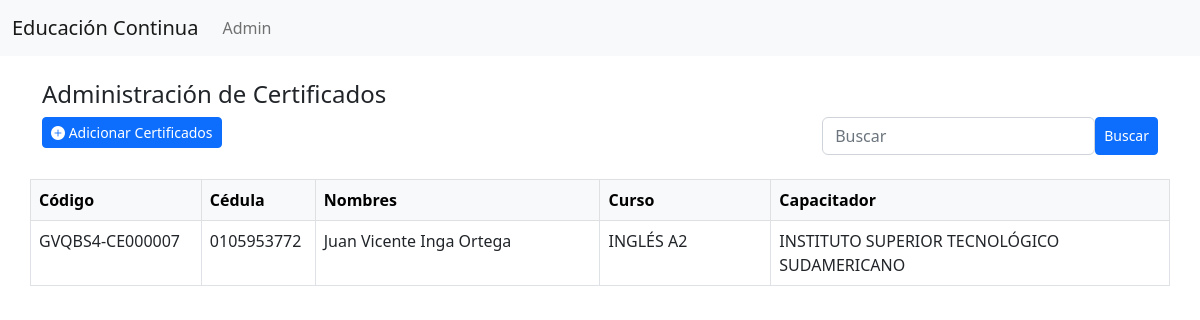
The app's page /certificados/ (signed in) with its own data.
### applications/certificados/models.py (models this page shows, shortened)
class Certificado(ModeloBase):
    cedula = models.CharField(max_length=10)
    nombres = models.CharField(max_length=100)
    email = models.EmailField(max_length=100)
    rol = models.ForeignKey(Rol, on_delete=models.CASCADE)
    curso = models.ForeignKey(Curso, on_delete=models.CASCADE)
    fecha = models.DateField(auto_now_add=True)
    capacitador = models.ForeignKey(Capacitador, on_delete=models.CASCADE)
    codigo = models.CharField(max_length=50, unique=True)
    area = models.CharField(max_length=50, null=True, blank=True)
    objetivo = models.CharField(max_length=50, null=True, blank=True)
    contenido = models.CharField(max_length=50, null=True, blank=True)
    horas = models.CharField(max_length=50, null=True, blank=True)
    class Meta:
        verbose_name = 'Certificado'
        verbose_name_plural = 'Certificados'
        ordering = ['nombres']

class Curso(ModeloBase):
    nombre = models.CharField(max_length=50, unique=True)
    def __str__(self):
        return self.nombre
    class Meta:
        verbose_name = "Curso"
        verbose_name_plural = "Cursos"

class Capacitador(ModeloBase):
    nombre = models.CharField(max_length=50, unique=True)
    def __str__(self):
        return self.nombre
    class Meta:
        verbose_name = "Capacitador"
        verbose_name_plural = "Capacitadores"

### applications/certificados/views.py (the view, shortened to what this page needs)
# urls.py: path('', views.CertificadosView.as_view(), name='index'),
class CertificadosView(LoginRequiredMixin, ListView):
    template_name = 'certificados/lista_certificados.html'
    context_object_name = 'certificados'
    paginate_by = 10
    def get_queryset(self):
        keyword = self.request.GET.get('kword', '')
        return Certificado.objects.filter(
                Q(nombres__icontains=keyword) |
                Q(cedula__icontains=keyword)
            )

### applications/certificados/templates/certificados/lista_certificados.html
{% extends 'layout/base.html' %}
{% block content %}
    <h1 class="h4">Administración de Certificados</h1>
    <div class="row">
        <div class="col">
            <a class="btn btn-primary btn-sm formmodal" nhref="{% url "upload_certificados" %}" href="javascript:">
                <i class="bi bi-plus-circle-fill"></i> Adicionar Certificados
            </a>
        </div>
        <div class="col">
            <form method="GET" class="d-flex justify-content-end">
                <input class="form-control w-50" type="text" id="kword" name="kword" value="{{ request.GET.kword }}" placeholder="Buscar">
                <button type="submit" class="btn btn-primary btn-sm">Buscar</button>
            </form>
        </div>
    </div>
    <div class="row mt-4">
        <table class="table table-bordered">
            <thead class="table-light">
                <tr>
                    <th style="width:15%">Código</th>
                    <th style="width:10%">Cédula</th>
                    <th style="width:25%">Nombres</th>
                    <th style="width:15%">Curso</th>
                    <th style="width:45%">Capacitador</th>
                </tr>
            </thead>
            <tbody>
                {% for c in certificados %}
                    <tr>
                        <td>{{ c.codigo }}</td>
                        <td>{{ c.cedula }}</td>
                        <td>{{ c.nombres }}</td>
                        <td>{{ c.curso }}</td>
                        <td>{{ c.capacitador }}</td>
                    </tr>
                {% empty %}
                    <tr>
                        <td colspan="6">No hay registros</td>
                    </tr>
                {% endfor %}
            </tbody>
        </table>
    </div>
{% endblock content %}

### records on screen
Certificado: codigo "GVQBS4-CE000007", cedula "0105953772", nombres "Juan Vicente Inga Ortega", curso "INGLÉS A2", capacitador "INSTITUTO SUPERIOR TECNOLÓGICO SUDAMERICANO"
